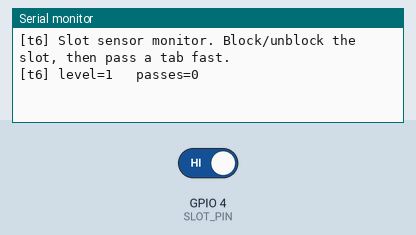
Simulated run of this sketch. Board: Seeed XIAO ESP32-S3. Shown: the last lines printed to the serial monitor. The test bench sets the inputs (shaded band); at power-on: GPIO 4 (SLOT_PIN) HIGH.

Above: at 1.7 s.
1.8 s: GPIO 4 (SLOT_PIN) driven LOW
At 2.8 s:
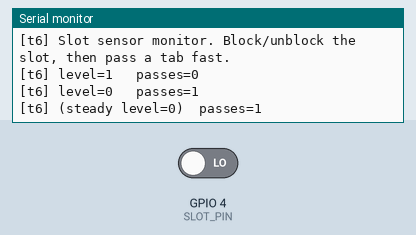
4.8 s: GPIO 4 (SLOT_PIN) driven HIGH
At 7.2 s:
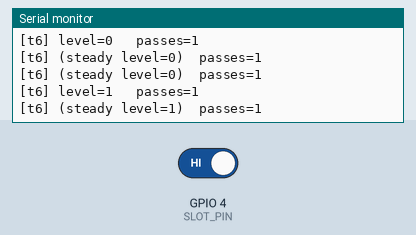

The sketch:

t6_slot_sensor.ino
```cpp
/**
 * TEST 6 — Slotted IR module (LM393 comparator) check
 *
 * Wiring (XIAO ESP32-S3):
 *   VCC -> 3V3
 *   GND -> GND
 *   D0  -> pad D3 (GPIO4)     (same pin as the old hall sensor)
 *   A0  -> leave unconnected
 *
 * The D0 line is a driven digital output (LM393 + onboard pull-up), so we use
 * plain INPUT — no internal pull-up needed.
 *
 * WHAT TO DO:
 *   1. Adjust the POTENTIOMETER until the module's SIGNAL LED flips cleanly
 *      on/off as you block/unblock the slot with paper or a fingernail.
 *   2. Watch the monitor: block vs clear the slot and note which level (0/1)
 *      is which. Tell me, and we'll set SENSOR_ACTIVE_LOW in the firmware.
 *   3. Pass a tab through the slot FAST and SLOW. Because this is a beam-break,
 *      the count should increment every single time regardless of speed.
 */

#define SLOT_PIN 4  // GPIO4 == pad D3

unsigned long passCount = 0;
int lastLevel = -1;

void setup() {
  Serial.begin(115200);
  pinMode(SLOT_PIN, INPUT);   // module actively drives D0
  delay(500);
  Serial.println();
  Serial.println("[t6] Slot sensor monitor. Block/unblock the slot, then pass a tab fast.");
}

void loop() {
  int v = digitalRead(SLOT_PIN);
  if (v != lastLevel) {
    // Count on each HIGH->LOW transition (one pass = one count).
    // If your module reads inverted, we just flip this after seeing the levels.
    if (lastLevel == 1 && v == 0) {
      passCount++;
    }
    Serial.printf("[t6] level=%d   passes=%lu\n", v, passCount);
    lastLevel = v;
  }
  static unsigned long hb = 0;
  if (millis() - hb > 2000) {
    hb = millis();
    Serial.printf("[t6] (steady level=%d)  passes=%lu\n", digitalRead(SLOT_PIN), passCount);
  }
  delay(2);
}
```

Measured:
- after the input at 1.8 s, the serial monitor: prints a new line at once (image 1)
- after the input at 4.8 s, the serial monitor: prints a new line at once (image 2)
